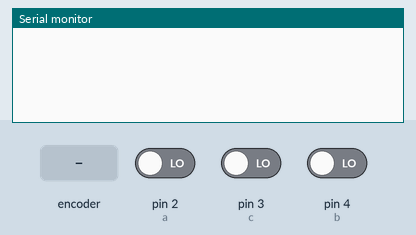
This sketch was run on a simulated Arduino Uno, built with avr-gcc and run on an emulated ATmega328P. Shown: the last lines printed to the serial monitor. The test bench sets the inputs (shaded band); at power-on: pin 3 (c) LOW, pin 2 (a) LOW, pin 4 (b) LOW.

Above: at 1.2 s.
1.3 s: rotary encoder on pin 2 (a) / pin 4 (b) turned 3 steps (first pin leading)
At 3.0 s:
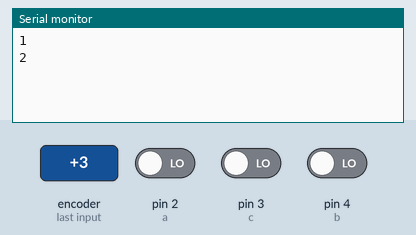
3.4 s: pin 3 (c) driven HIGH
At 3.8 s:
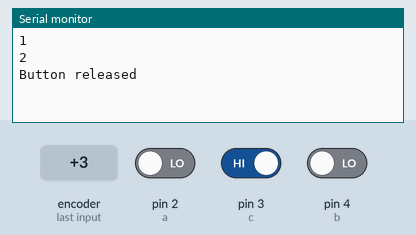
4.9 s: rotary encoder on pin 2 (a) / pin 4 (b) turned 1 step (first pin leading)
At 5.5 s:
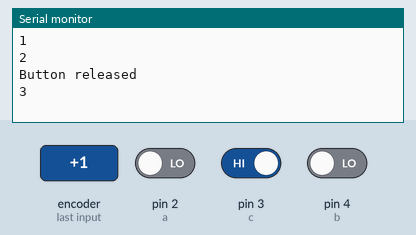

Measured:
- after the input at 1.3 s, the serial monitor: prints a new line after 0.25 s (image 1)
- after the input at 3.4 s, the serial monitor: prints a new line at once (image 2)
- after the input at 4.9 s, the serial monitor: prints a new line after 0.05 s (image 3)

The sketch:

ENC_EC11_Code.ino
```cpp
// Rotary Encoder EC11 code

int a = 2;  // pin assigned to A encoder lead
int b = 4;  // pin assigned to B encoder lead
int c = 3; // pin assigned to switch encoder lead

int enc_value;  // encoder value var

bool flag_00; // flag which will set when encoder make all small cycle

bool lastButtonState; // look at button func...
bool buttonState; // look at button func...

//  reads encoder pinstate A - when encoder stopped - always HIGH !!!
bool a_state()
{
  return digitalRead(a);
}

//  reads encoder pinstate B - when encoder stopped - always HIGH !!!
bool b_state()
{
  return digitalRead(b);
}

void check_enc()
{
  if(a_state() == 0 && b_state() == 1)  // starts roll cw
  {
    while(a_state() == 0) //  3 iteration
    {
      if(b_state() == 0)  // 3 iteration
      {
        while(b_state() == 0) // 4 iteration
        {
          if(a_state() == 1)  // 4 iteration
          {
            enc_value += 1;
            flag_00 = true;
            Serial.println(enc_value);
          }

          if(flag_00 == true) // exit "while"-cycle in iteration 4
          {
            flag_00 = false;
            break;
          }
        }
      }
    }
  }

  if(b_state() == 0 && a_state() == 1)  // starts roll ccw
  {
    while(b_state() == 0) //  3 iteration
    {
      if(a_state() == 0)  // 3 iteration
      {
        while(a_state() == 0) // 4 iteration
        {
          if(b_state() == 1)  // 4 iteration
          {
            enc_value -= 1;
            flag_00 = true;
            Serial.println(enc_value);
          }

          if(flag_00 == true) // exit "while"-cycle in iteration 4
          {
            flag_00 = false;
            break;
          }
        }
      }
    }
  }
}

void check_button()
{
  // do an action, for example print on Serial
  Serial.println("Button released");
}


void setup()
{
  Serial.begin(9600);

  pinMode(a, INPUT);
  pinMode(b, INPUT);
  pinMode(c, INPUT);

  enc_value = 0;  // encoder value set to "0"

  //  init flags
  flag_00 = false;

  // enable interrupt on button pin
  attachInterrupt(digitalPinToInterrupt(c), check_button, RISING);

  bool lastButtonState = LOW;
}


void loop()
{
  check_enc();


} //loop_end bracket
```
